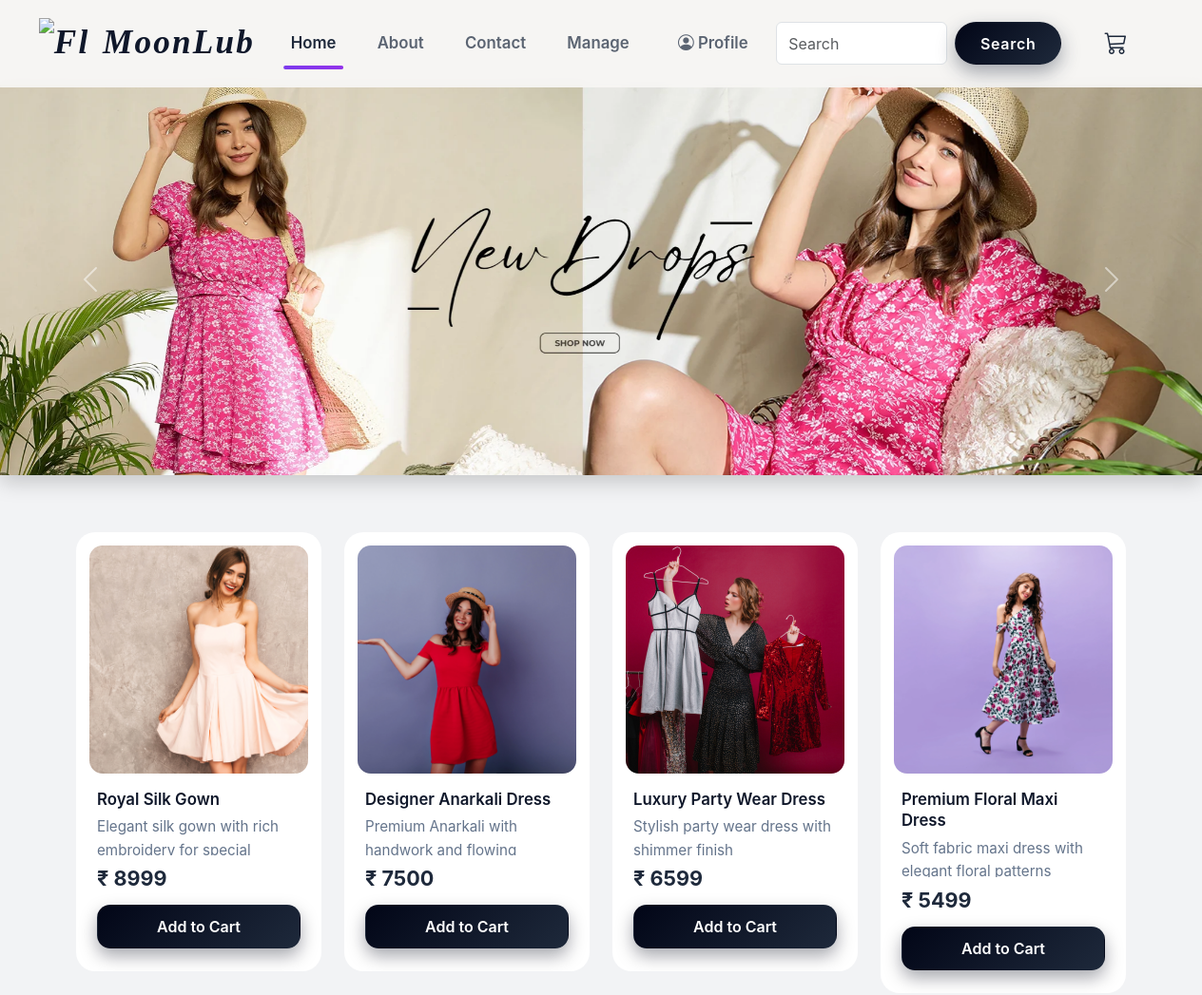
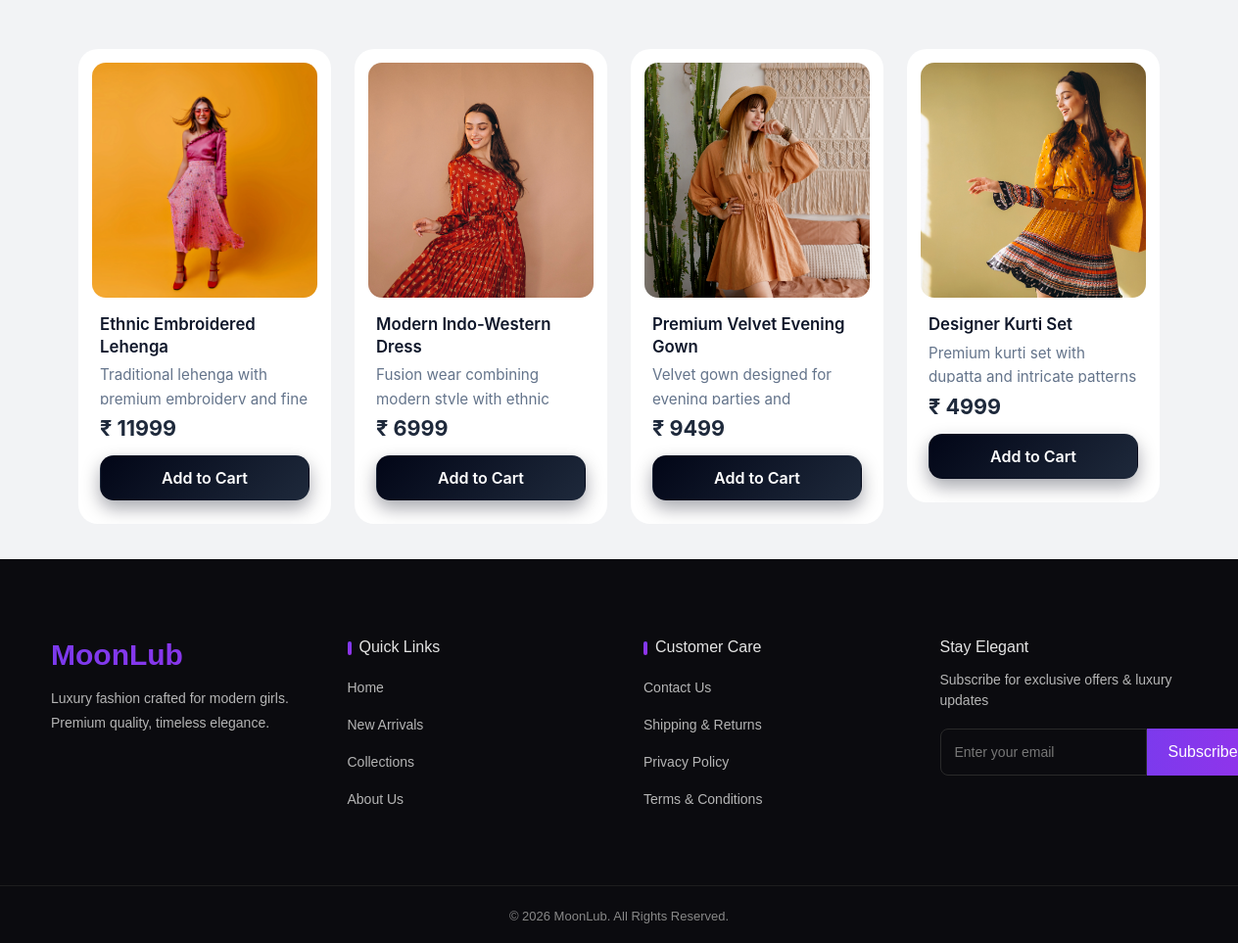
The app's page /, older data (2 pictures, top to bottom).
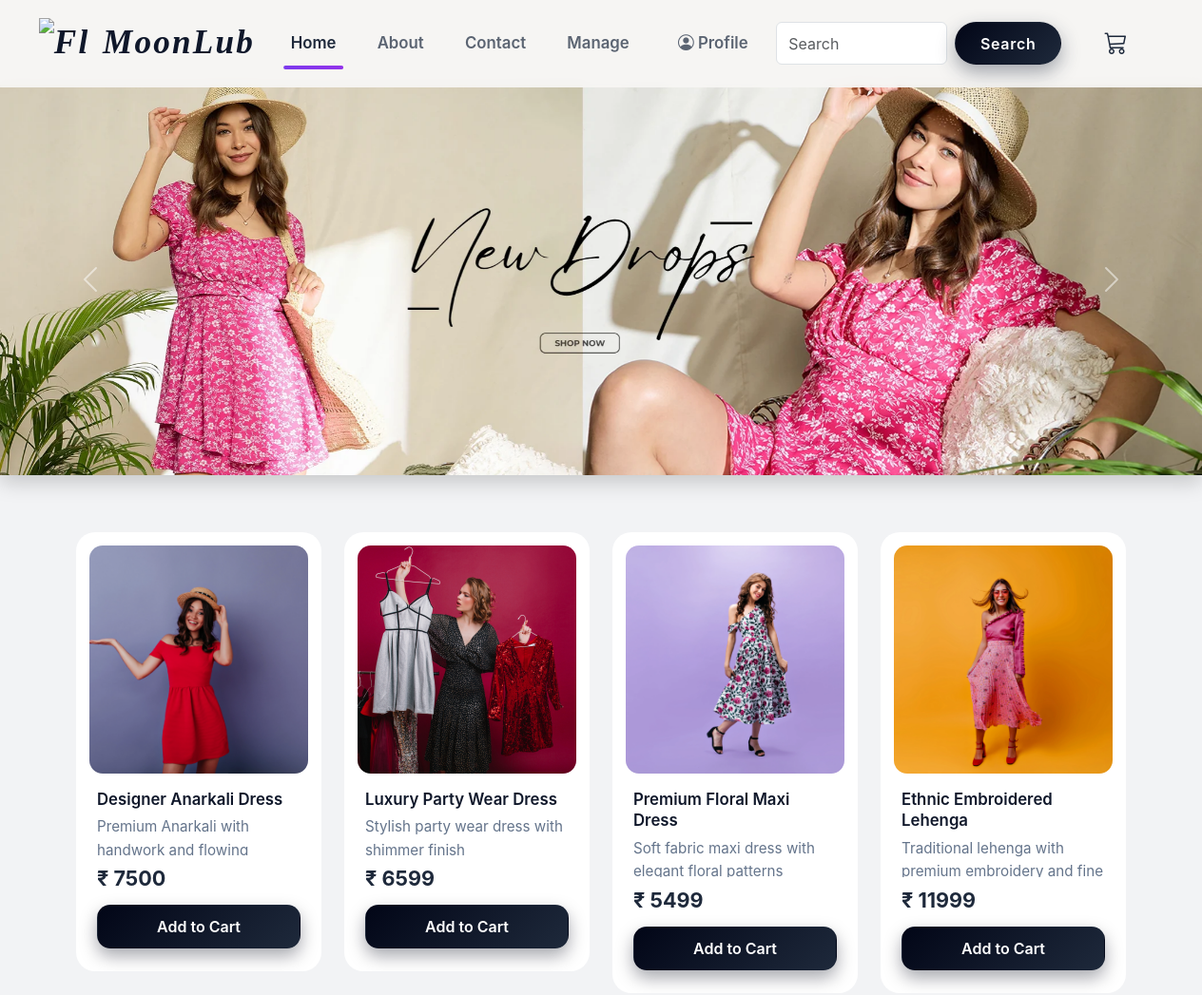
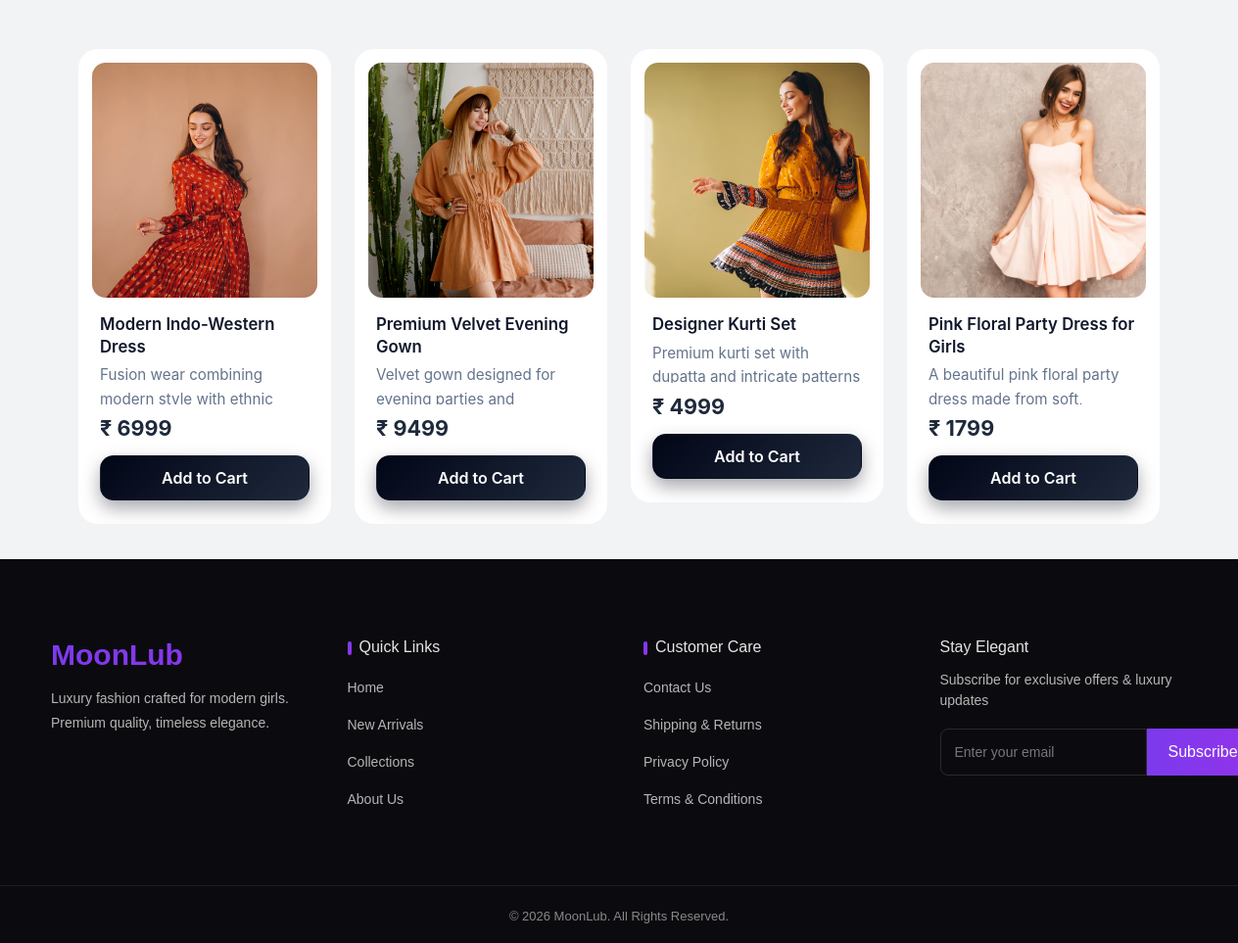
The same page, newer data (2 pictures, top to bottom).
### mainapp/models.py (models this page shows, shortened)
class CarouselImage(models.Model):
    img = models.ImageField(upload_to='carousel_images/')
    title = models.CharField(max_length = 200)
    caption = models.TextField(max_length = 400)
    link = models.CharField(max_length = 200)
    active = models.BooleanField(default = True)

### products/models.py (models this page shows, shortened)
class Product(models.Model):
    title = models.CharField(max_length = 255)
    desc = models.TextField(max_length = 500)
    price = models.PositiveIntegerField()
    stock = models.PositiveIntegerField()
    thumbnail = models.ImageField(upload_to = 'products/thumbnails/')
    created_at = models.DateTimeField(auto_now_add = True)
    updated_at = models.DateTimeField(auto_now = True)

### mainapp/views.py (the view)
# urls.py: path('', views.homeView, name='home_page'),
def homeView(request):
    template = 'mainapp/home.html'
    context = {
        'current_page' : 'home',
        'carousel_images' : CarouselImage.objects.all(),  #Select * from carousel_image;
        'products' : Product.objects.all()
    }
    return render(request, template_name=template, context=context)

### templates/mainapp/home.html (shortened to what this page needs)
{% extends 'base/base.html' %}
{% block content %}
 {% include 'mainapp/includes/carousel.html' %}
 {% include 'products/includes/productsSection.html' %}
{% endblock %}

### templates/mainapp/includes/carousel.html (shortened to what this page needs)
<div id="carouselExample" class="carousel slide" data-bs-ride="carousel" data-bs-interval="5000">
    <div class="carousel-inner">
        {% for carousel_image in carousel_images %}
        <div class="carousel-item {% if forloop.counter == 1 %}active{% endif %}">
            <a href="{% url 'products' %}">
                <img src="{{carousel_image.img.url}}" class="d-block w-100" alt="Carousel_image">
            </a>
        </div>
        {% endfor %}
    </div>
    <button class="carousel-control-prev" type="button" data-bs-target="#carouselExample" data-bs-slide="prev">
        <span class="carousel-control-prev-icon" aria-hidden="true"></span>
    </button>
    <button class="carousel-control-next" type="button" data-bs-target="#carouselExample" data-bs-slide="next">
        <span class="carousel-control-next-icon" aria-hidden="true"></span>
    </button>
</div>

### templates/products/includes/productCard.html
<div class="col-12 col-sm-6 col-md-4 col-lg-3">
    <div class="card product-card" data-product-id="{{product.id}}">
        {% if product.thumbnail %}
        <a href="{% url 'product_details' product.pk %}">
            <img src="{{product.thumbnail.url}}" class="card-img-top" alt="Product">
        </a>
        <div class="card-body">
            <a href="{% url 'product_details' product.pk %}">
                <h5 class="card-title">{{product.title}}</h5>
                {% else %}
                <div>
                    No Image
                </div>
                {% endif %}
                <p class="card-text">{{product.desc}}</p>
                <h4 class="card-price">&#8377; {{product.price}}</h4>
            </a>
            {% if product.stock > 0 %}
            <button class="add-to-cart btn btns w-100 ">Add to Cart</button>
            {% else %}
            <button class="btn btnss w-100" disabled>Out of Stock</button>
            {% endif %}
        </div>
    </div>
</div>

Row changes from the older to the newer data that the page shows:
removed Product: thumbnail (picture), title "Royal Silk Gown", desc "Elegant silk gown with rich embroidery for special…", price "8999", stock "Add to Cart"
added Product: thumbnail (picture), title "Pink Floral Party Dress for Girls", desc "A beautiful pink floral party dress made from soft,…", price "1799", stock "Add to Cart"
